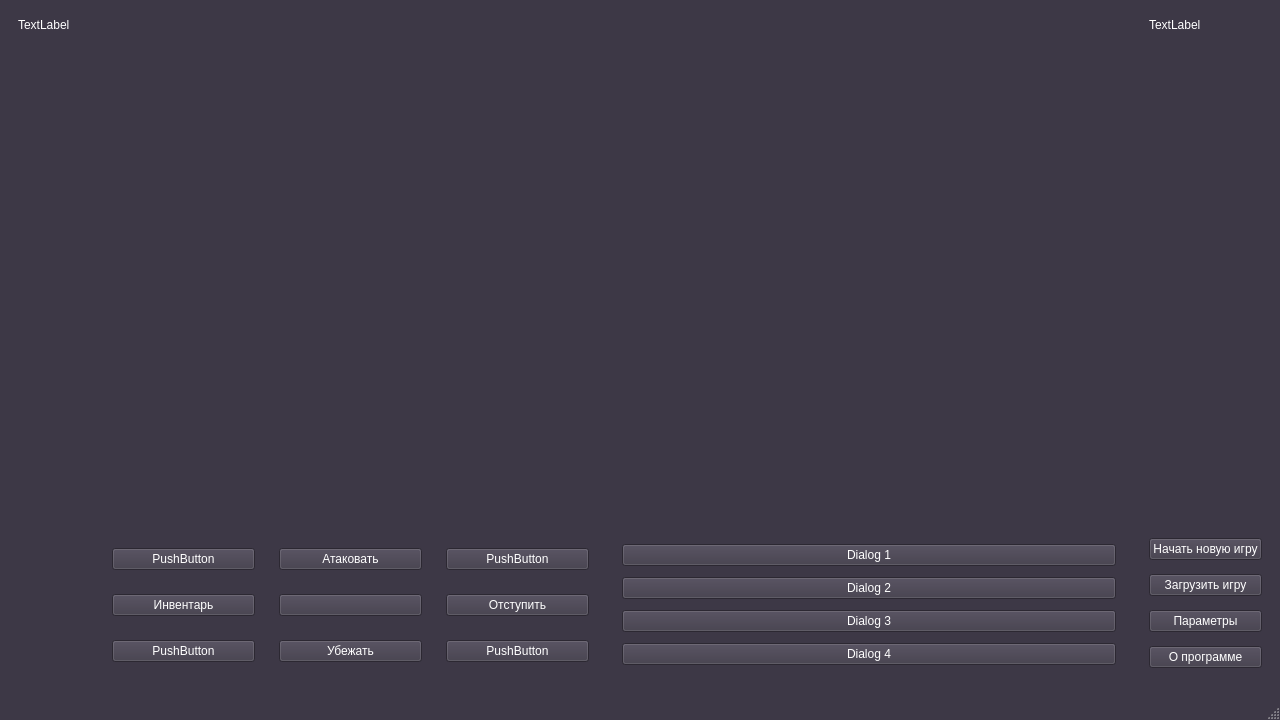
<?xml version="1.0" encoding="UTF-8"?>
<ui version="4.0">
 <class>MainWindow</class>
 <widget class="QMainWindow" name="MainWindow">
  <property name="geometry">
   <rect>
    <x>0</x>
    <y>0</y>
    <width>1280</width>
    <height>720</height>
   </rect>
  </property>
  <property name="palette">
   <palette>
    <active>
     <colorrole role="WindowText">
      <brush brushstyle="SolidPattern">
       <color alpha="255">
        <red>255</red>
        <green>255</green>
        <blue>255</blue>
       </color>
      </brush>
     </colorrole>
     <colorrole role="Button">
      <brush brushstyle="SolidPattern">
       <color alpha="255">
        <red>61</red>
        <green>56</green>
        <blue>70</blue>
       </color>
      </brush>
     </colorrole>
     <colorrole role="Light">
      <brush brushstyle="SolidPattern">
       <color alpha="255">
        <red>92</red>
        <green>84</green>
        <blue>105</blue>
       </color>
      </brush>
     </colorrole>
     <colorrole role="Midlight">
      <brush brushstyle="SolidPattern">
       <color alpha="255">
        <red>76</red>
        <green>70</green>
        <blue>87</blue>
       </color>
      </brush>
     </colorrole>
     <colorrole role="Dark">
      <brush brushstyle="SolidPattern">
       <color alpha="255">
        <red>31</red>
        <green>28</green>
        <blue>35</blue>
       </color>
      </brush>
     </colorrole>
     <colorrole role="Mid">
      <brush brushstyle="SolidPattern">
       <color alpha="255">
        <red>41</red>
        <green>37</green>
        <blue>47</blue>
       </color>
      </brush>
     </colorrole>
     <colorrole role="Text">
      <brush brushstyle="SolidPattern">
       <color alpha="255">
        <red>255</red>
        <green>255</green>
        <blue>255</blue>
       </color>
      </brush>
     </colorrole>
     <colorrole role="BrightText">
      <brush brushstyle="SolidPattern">
       <color alpha="255">
        <red>255</red>
        <green>255</green>
        <blue>255</blue>
       </color>
      </brush>
     </colorrole>
     <colorrole role="ButtonText">
      <brush brushstyle="SolidPattern">
       <color alpha="255">
        <red>255</red>
        <green>255</green>
        <blue>255</blue>
       </color>
      </brush>
     </colorrole>
     <colorrole role="Base">
      <brush brushstyle="SolidPattern">
       <color alpha="255">
        <red>0</red>
        <green>0</green>
        <blue>0</blue>
       </color>
      </brush>
     </colorrole>
     <colorrole role="Window">
      <brush brushstyle="SolidPattern">
       <color alpha="255">
        <red>61</red>
        <green>56</green>
        <blue>70</blue>
       </color>
      </brush>
     </colorrole>
     <colorrole role="Shadow">
      <brush brushstyle="SolidPattern">
       <color alpha="255">
        <red>0</red>
        <green>0</green>
        <blue>0</blue>
       </color>
      </brush>
     </colorrole>
     <colorrole role="AlternateBase">
      <brush brushstyle="SolidPattern">
       <color alpha="255">
        <red>30</red>
        <green>28</green>
        <blue>35</blue>
       </color>
      </brush>
     </colorrole>
     <colorrole role="ToolTipBase">
      <brush brushstyle="SolidPattern">
       <color alpha="255">
        <red>255</red>
        <green>255</green>
        <blue>220</blue>
       </color>
      </brush>
     </colorrole>
     <colorrole role="ToolTipText">
      <brush brushstyle="SolidPattern">
       <color alpha="255">
        <red>0</red>
        <green>0</green>
        <blue>0</blue>
       </color>
      </brush>
     </colorrole>
     <colorrole role="PlaceholderText">
      <brush brushstyle="SolidPattern">
       <color alpha="127">
        <red>255</red>
        <green>255</green>
        <blue>255</blue>
       </color>
      </brush>
     </colorrole>
     <colorrole role="Accent">
      <brush brushstyle="SolidPattern">
       <color alpha="255">
        <red>0</red>
        <green>0</green>
        <blue>0</blue>
       </color>
      </brush>
     </colorrole>
    </active>
    <inactive>
     <colorrole role="WindowText">
      <brush brushstyle="SolidPattern">
       <color alpha="255">
        <red>255</red>
        <green>255</green>
        <blue>255</blue>
       </color>
      </brush>
     </colorrole>
     <colorrole role="Button">
      <brush brushstyle="SolidPattern">
       <color alpha="255">
        <red>61</red>
        <green>56</green>
        <blue>70</blue>
       </color>
      </brush>
     </colorrole>
     <colorrole role="Light">
      <brush brushstyle="SolidPattern">
       <color alpha="255">
        <red>92</red>
        <green>84</green>
        <blue>105</blue>
       </color>
      </brush>
     </colorrole>
     <colorrole role="Midlight">
      <brush brushstyle="SolidPattern">
       <color alpha="255">
        <red>76</red>
        <green>70</green>
        <blue>87</blue>
       </color>
      </brush>
     </colorrole>
     <colorrole role="Dark">
      <brush brushstyle="SolidPattern">
       <color alpha="255">
        <red>31</red>
        <green>28</green>
        <blue>35</blue>
       </color>
      </brush>
     </colorrole>
     <colorrole role="Mid">
      <brush brushstyle="SolidPattern">
       <color alpha="255">
        <red>41</red>
        <green>37</green>
        <blue>47</blue>
       </color>
      </brush>
     </colorrole>
     <colorrole role="Text">
      <brush brushstyle="SolidPattern">
       <color alpha="255">
        <red>255</red>
        <green>255</green>
        <blue>255</blue>
       </color>
      </brush>
     </colorrole>
     <colorrole role="BrightText">
      <brush brushstyle="SolidPattern">
       <color alpha="255">
        <red>255</red>
        <green>255</green>
        <blue>255</blue>
       </color>
      </brush>
     </colorrole>
     <colorrole role="ButtonText">
      <brush brushstyle="SolidPattern">
       <color alpha="255">
        <red>255</red>
        <green>255</green>
        <blue>255</blue>
       </color>
      </brush>
     </colorrole>
     <colorrole role="Base">
      <brush brushstyle="SolidPattern">
       <color alpha="255">
        <red>0</red>
        <green>0</green>
        <blue>0</blue>
       </color>
      </brush>
     </colorrole>
     <colorrole role="Window">
      <brush brushstyle="SolidPattern">
       <color alpha="255">
        <red>61</red>
        <green>56</green>
        <blue>70</blue>
       </color>
      </brush>
     </colorrole>
     <colorrole role="Shadow">
      <brush brushstyle="SolidPattern">
       <color alpha="255">
        <red>0</red>
        <green>0</green>
        <blue>0</blue>
       </color>
      </brush>
     </colorrole>
     <colorrole role="AlternateBase">
      <brush brushstyle="SolidPattern">
       <color alpha="255">
        <red>30</red>
        <green>28</green>
        <blue>35</blue>
       </color>
      </brush>
     </colorrole>
     <colorrole role="ToolTipBase">
      <brush brushstyle="SolidPattern">
       <color alpha="255">
        <red>255</red>
        <green>255</green>
        <blue>220</blue>
       </color>
      </brush>
     </colorrole>
     <colorrole role="ToolTipText">
      <brush brushstyle="SolidPattern">
       <color alpha="255">
        <red>0</red>
        <green>0</green>
        <blue>0</blue>
       </color>
      </brush>
     </colorrole>
     <colorrole role="PlaceholderText">
      <brush brushstyle="SolidPattern">
       <color alpha="127">
        <red>255</red>
        <green>255</green>
        <blue>255</blue>
       </color>
      </brush>
     </colorrole>
     <colorrole role="Accent">
      <brush brushstyle="SolidPattern">
       <color alpha="255">
        <red>0</red>
        <green>0</green>
        <blue>0</blue>
       </color>
      </brush>
     </colorrole>
    </inactive>
    <disabled>
     <colorrole role="WindowText">
      <brush brushstyle="SolidPattern">
       <color alpha="255">
        <red>31</red>
        <green>28</green>
        <blue>35</blue>
       </color>
      </brush>
     </colorrole>
     <colorrole role="Button">
      <brush brushstyle="SolidPattern">
       <color alpha="255">
        <red>61</red>
        <green>56</green>
        <blue>70</blue>
       </color>
      </brush>
     </colorrole>
     <colorrole role="Light">
      <brush brushstyle="SolidPattern">
       <color alpha="255">
        <red>92</red>
        <green>84</green>
        <blue>105</blue>
       </color>
      </brush>
     </colorrole>
     <colorrole role="Midlight">
      <brush brushstyle="SolidPattern">
       <color alpha="255">
        <red>76</red>
        <green>70</green>
        <blue>87</blue>
       </color>
      </brush>
     </colorrole>
     <colorrole role="Dark">
      <brush brushstyle="SolidPattern">
       <color alpha="255">
        <red>31</red>
        <green>28</green>
        <blue>35</blue>
       </color>
      </brush>
     </colorrole>
     <colorrole role="Mid">
      <brush brushstyle="SolidPattern">
       <color alpha="255">
        <red>41</red>
        <green>37</green>
        <blue>47</blue>
       </color>
      </brush>
     </colorrole>
     <colorrole role="Text">
      <brush brushstyle="SolidPattern">
       <color alpha="255">
        <red>31</red>
        <green>28</green>
        <blue>35</blue>
       </color>
      </brush>
     </colorrole>
     <colorrole role="BrightText">
      <brush brushstyle="SolidPattern">
       <color alpha="255">
        <red>255</red>
        <green>255</green>
        <blue>255</blue>
       </color>
      </brush>
     </colorrole>
     <colorrole role="ButtonText">
      <brush brushstyle="SolidPattern">
       <color alpha="255">
        <red>31</red>
        <green>28</green>
        <blue>35</blue>
       </color>
      </brush>
     </colorrole>
     <colorrole role="Base">
      <brush brushstyle="SolidPattern">
       <color alpha="255">
        <red>61</red>
        <green>56</green>
        <blue>70</blue>
       </color>
      </brush>
     </colorrole>
     <colorrole role="Window">
      <brush brushstyle="SolidPattern">
       <color alpha="255">
        <red>61</red>
        <green>56</green>
        <blue>70</blue>
       </color>
      </brush>
     </colorrole>
     <colorrole role="Shadow">
      <brush brushstyle="SolidPattern">
       <color alpha="255">
        <red>0</red>
        <green>0</green>
        <blue>0</blue>
       </color>
      </brush>
     </colorrole>
     <colorrole role="AlternateBase">
      <brush brushstyle="SolidPattern">
       <color alpha="255">
        <red>61</red>
        <green>56</green>
        <blue>70</blue>
       </color>
      </brush>
     </colorrole>
     <colorrole role="ToolTipBase">
      <brush brushstyle="SolidPattern">
       <color alpha="255">
        <red>255</red>
        <green>255</green>
        <blue>220</blue>
       </color>
      </brush>
     </colorrole>
     <colorrole role="ToolTipText">
      <brush brushstyle="SolidPattern">
       <color alpha="255">
        <red>0</red>
        <green>0</green>
        <blue>0</blue>
       </color>
      </brush>
     </colorrole>
     <colorrole role="PlaceholderText">
      <brush brushstyle="SolidPattern">
       <color alpha="127">
        <red>31</red>
        <green>28</green>
        <blue>35</blue>
       </color>
      </brush>
     </colorrole>
     <colorrole role="Accent">
      <brush brushstyle="SolidPattern">
       <color alpha="255">
        <red>43</red>
        <green>39</green>
        <blue>49</blue>
       </color>
      </brush>
     </colorrole>
    </disabled>
   </palette>
  </property>
  <property name="windowTitle">
   <string>CyberGrottenspel</string>
  </property>
  <property name="autoFillBackground">
   <bool>true</bool>
  </property>
  <widget class="QWidget" name="centralwidget">
   <layout class="QGridLayout" name="gridLayout">
    <item row="0" column="2" rowspan="2">
     <widget class="QWidget" name="display" native="true">
      <property name="sizePolicy">
       <sizepolicy hsizetype="Expanding" vsizetype="Expanding">
        <horstretch>16</horstretch>
        <verstretch>9</verstretch>
       </sizepolicy>
      </property>
      <property name="minimumSize">
       <size>
        <width>640</width>
        <height>360</height>
       </size>
      </property>
      <property name="maximumSize">
       <size>
        <width>1920</width>
        <height>1080</height>
       </size>
      </property>
      <property name="sizeIncrement">
       <size>
        <width>0</width>
        <height>0</height>
       </size>
      </property>
      <property name="autoFillBackground">
       <bool>false</bool>
      </property>
      <layout class="QGridLayout" name="gridLayout_2">
       <item row="0" column="0" rowspan="2" colspan="2">
        <widget class="QLabel" name="background">
         <property name="sizePolicy">
          <sizepolicy hsizetype="Expanding" vsizetype="Expanding">
           <horstretch>16</horstretch>
           <verstretch>9</verstretch>
          </sizepolicy>
         </property>
         <property name="minimumSize">
          <size>
           <width>640</width>
           <height>360</height>
          </size>
         </property>
         <property name="maximumSize">
          <size>
           <width>1920</width>
           <height>1080</height>
          </size>
         </property>
         <property name="sizeIncrement">
          <size>
           <width>16</width>
           <height>9</height>
          </size>
         </property>
         <property name="autoFillBackground">
          <bool>false</bool>
         </property>
         <property name="text">
          <string/>
         </property>
         <property name="scaledContents">
          <bool>true</bool>
         </property>
        </widget>
       </item>
       <item row="1" column="1">
        <widget class="QLabel" name="character">
         <property name="enabled">
          <bool>true</bool>
         </property>
         <property name="sizePolicy">
          <sizepolicy hsizetype="Fixed" vsizetype="Fixed">
           <horstretch>200</horstretch>
           <verstretch>200</verstretch>
          </sizepolicy>
         </property>
         <property name="minimumSize">
          <size>
           <width>100</width>
           <height>100</height>
          </size>
         </property>
         <property name="maximumSize">
          <size>
           <width>256</width>
           <height>256</height>
          </size>
         </property>
         <property name="sizeIncrement">
          <size>
           <width>1</width>
           <height>1</height>
          </size>
         </property>
         <property name="text">
          <string/>
         </property>
         <property name="scaledContents">
          <bool>true</bool>
         </property>
        </widget>
       </item>
      </layout>
     </widget>
    </item>
    <item row="0" column="3" rowspan="2">
     <widget class="QWidget" name="dialogs" native="true">
      <property name="sizePolicy">
       <sizepolicy hsizetype="Minimum" vsizetype="Minimum">
        <horstretch>0</horstretch>
        <verstretch>0</verstretch>
       </sizepolicy>
      </property>
      <layout class="QGridLayout" name="gridLayout_3">
       <item row="0" column="0" alignment="Qt::AlignmentFlag::AlignTop">
        <widget class="QLabel" name="text">
         <property name="text">
          <string>TextLabel</string>
         </property>
        </widget>
       </item>
      </layout>
     </widget>
    </item>
    <item row="2" column="3" rowspan="2">
     <widget class="QWidget" name="menu" native="true">
      <property name="sizePolicy">
       <sizepolicy hsizetype="Minimum" vsizetype="Minimum">
        <horstretch>0</horstretch>
        <verstretch>0</verstretch>
       </sizepolicy>
      </property>
      <layout class="QGridLayout" name="gridLayout_5">
       <item row="3" column="0">
        <widget class="QPushButton" name="aboutbutton">
         <property name="text">
          <string>О программе</string>
         </property>
        </widget>
       </item>
       <item row="2" column="0">
        <widget class="QPushButton" name="settingsbutton">
         <property name="text">
          <string>Параметры</string>
         </property>
        </widget>
       </item>
       <item row="1" column="0">
        <widget class="QPushButton" name="loadbutton">
         <property name="text">
          <string>Загрузить игру</string>
         </property>
        </widget>
       </item>
       <item row="0" column="0">
        <widget class="QPushButton" name="newgamebutton">
         <property name="text">
          <string>Начать новую игру</string>
         </property>
        </widget>
       </item>
      </layout>
     </widget>
    </item>
    <item row="2" column="2" rowspan="2">
     <widget class="QWidget" name="control" native="true">
      <property name="sizePolicy">
       <sizepolicy hsizetype="Minimum" vsizetype="Minimum">
        <horstretch>0</horstretch>
        <verstretch>0</verstretch>
       </sizepolicy>
      </property>
      <layout class="QGridLayout" name="gridLayout_6">
       <item row="0" column="1">
        <widget class="QWidget" name="dialogmod" native="true">
         <layout class="QGridLayout" name="gridLayout_7">
          <item row="1" column="0">
           <widget class="QPushButton" name="var2">
            <property name="text">
             <string>Dialog 2</string>
            </property>
           </widget>
          </item>
          <item row="2" column="0">
           <widget class="QPushButton" name="var3">
            <property name="text">
             <string>Dialog 3</string>
            </property>
           </widget>
          </item>
          <item row="0" column="0">
           <widget class="QPushButton" name="var1">
            <property name="text">
             <string>Dialog 1</string>
            </property>
           </widget>
          </item>
          <item row="3" column="0">
           <widget class="QPushButton" name="var4">
            <property name="text">
             <string>Dialog 4</string>
            </property>
           </widget>
          </item>
         </layout>
        </widget>
       </item>
       <item row="0" column="0">
        <widget class="QWidget" name="fightmod" native="true">
         <layout class="QGridLayout" name="gridLayout_8">
          <item row="0" column="1">
           <widget class="QWidget" name="sqr2" native="true">
            <layout class="QGridLayout" name="gridLayout_10">
             <item row="0" column="0">
              <widget class="QPushButton" name="but2">
               <property name="text">
                <string>Атаковать</string>
               </property>
              </widget>
             </item>
            </layout>
           </widget>
          </item>
          <item row="1" column="0">
           <widget class="QWidget" name="sqr4" native="true">
            <layout class="QGridLayout" name="gridLayout_12">
             <item row="0" column="0">
              <widget class="QPushButton" name="but4">
               <property name="text">
                <string>Инвентарь</string>
               </property>
              </widget>
             </item>
            </layout>
           </widget>
          </item>
          <item row="0" column="2">
           <widget class="QWidget" name="sqr3" native="true">
            <layout class="QGridLayout" name="gridLayout_11">
             <item row="0" column="0">
              <widget class="QPushButton" name="but3">
               <property name="text">
                <string>PushButton</string>
               </property>
              </widget>
             </item>
            </layout>
           </widget>
          </item>
          <item row="1" column="1">
           <widget class="QWidget" name="sqr5" native="true">
            <layout class="QGridLayout" name="gridLayout_13">
             <item row="0" column="0">
              <widget class="QPushButton" name="but5">
               <property name="text">
                <string/>
               </property>
              </widget>
             </item>
            </layout>
           </widget>
          </item>
          <item row="0" column="0">
           <widget class="QWidget" name="sqr1" native="true">
            <layout class="QGridLayout" name="gridLayout_9">
             <item row="0" column="0">
              <widget class="QPushButton" name="but1">
               <property name="text">
                <string>PushButton</string>
               </property>
              </widget>
             </item>
            </layout>
           </widget>
          </item>
          <item row="1" column="2">
           <widget class="QWidget" name="sqr6" native="true">
            <layout class="QGridLayout" name="gridLayout_14">
             <item row="0" column="0">
              <widget class="QPushButton" name="but6">
               <property name="text">
                <string>Отступить</string>
               </property>
              </widget>
             </item>
            </layout>
           </widget>
          </item>
          <item row="2" column="0">
           <widget class="QWidget" name="sqr7" native="true">
            <layout class="QGridLayout" name="gridLayout_15">
             <item row="0" column="0">
              <widget class="QPushButton" name="but7">
               <property name="text">
                <string>PushButton</string>
               </property>
              </widget>
             </item>
            </layout>
           </widget>
          </item>
          <item row="2" column="1">
           <widget class="QWidget" name="sqr8" native="true">
            <layout class="QGridLayout" name="gridLayout_16">
             <item row="0" column="0">
              <widget class="QPushButton" name="but8">
               <property name="text">
                <string>Убежать</string>
               </property>
              </widget>
             </item>
            </layout>
           </widget>
          </item>
          <item row="2" column="2">
           <widget class="QWidget" name="sqr9" native="true">
            <layout class="QGridLayout" name="gridLayout_17">
             <item row="0" column="0">
              <widget class="QPushButton" name="but9">
               <property name="text">
                <string>PushButton</string>
               </property>
              </widget>
             </item>
            </layout>
           </widget>
          </item>
         </layout>
        </widget>
       </item>
      </layout>
     </widget>
    </item>
    <item row="0" column="0" rowspan="4">
     <widget class="QWidget" name="status" native="true">
      <property name="sizePolicy">
       <sizepolicy hsizetype="Minimum" vsizetype="Minimum">
        <horstretch>0</horstretch>
        <verstretch>0</verstretch>
       </sizepolicy>
      </property>
      <layout class="QGridLayout" name="gridLayout_4">
       <item row="0" column="0" alignment="Qt::AlignmentFlag::AlignTop">
        <widget class="QLabel" name="stats">
         <property name="text">
          <string>TextLabel</string>
         </property>
        </widget>
       </item>
      </layout>
     </widget>
    </item>
   </layout>
  </widget>
  <widget class="QMenuBar" name="menubar">
   <property name="geometry">
    <rect>
     <x>0</x>
     <y>0</y>
     <width>1280</width>
     <height>23</height>
    </rect>
   </property>
  </widget>
  <widget class="QStatusBar" name="statusbar"/>
 </widget>
 <resources/>
 <connections/>
</ui>
